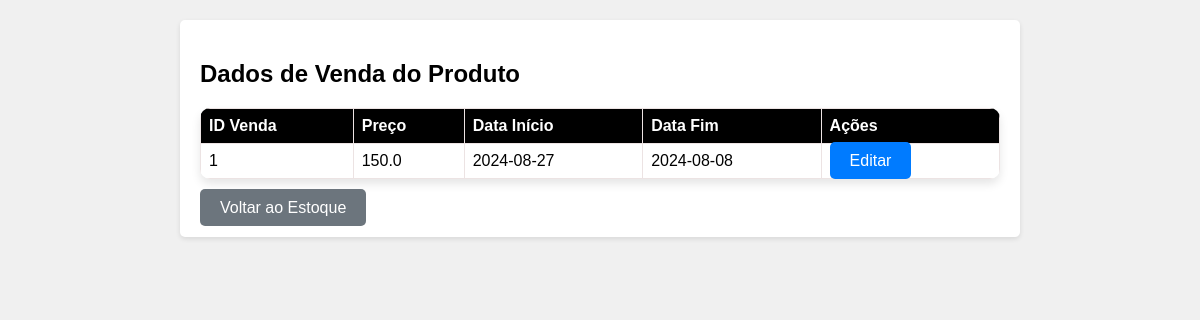
Screenshot of /estoque/4/dados_venda with the database file from the repository.
### tables this page shows
CREATE TABLE venda (
    id_venda INTEGER PRIMARY KEY AUTOINCREMENT,
    id_produto INTEGER NOT NULL,
    preco REAL NOT NULL,
    data_inicio DATE NOT NULL,
    data_fim DATE,
    FOREIGN KEY (id_produto) REFERENCES produto(id_produto)
);

### routes/routes_entidades/dados_venda.py (the view)
@dados_venda_bp.route('/estoque/<int:id>/dados_venda')
def lista_dados_venda(id):
    conn = get_db_connection()
    dados_venda = conn.execute('''
        SELECT v.*, p.nome AS nome_produto
        FROM venda v
        INNER JOIN produto p ON v.id_produto = p.id_produto
        WHERE v.id_produto = ?
    ''', (id,)).fetchall()
    conn.close()
    if not dados_venda:
        return 'Nenhum dado de venda encontrado!', 404
    return render_template('lista_dados_venda.html', dados_venda=dados_venda)

### db_utils.py (called while the page is built)
def connect_db():
    rv = sqlite3.connect(DATABASE)
    rv.row_factory = sqlite3.Row
    return rv

def get_db_connection():
    if not hasattr(g, 'sqlite_db'):
        g.sqlite_db = connect_db()
    return g.sqlite_db

def close_db_connection(error):
    if hasattr(g, 'sqlite_db'):
        g.sqlite_db.close()

### templates/lista_dados_venda.html (shortened to what this page needs)
<!DOCTYPE html>
<html lang="pt-BR">
<head>
    <link rel="stylesheet" href="/static/css/style.css">
</head>
<body>
    <div class="container">
        <h2>Dados de Venda do Produto</h2>
        <table>
            <thead>
                <tr>
                    <th>ID Venda</th>
                    <th>Preço</th>
                    <th>Data Início</th>
                    <th>Data Fim</th>
                    <th>Ações</th>
                </tr>
            </thead>
            <tbody>
                {% for venda in dados_venda %}
                <tr>
                    <td>{{ venda.id_venda }}</td>
                    <td>{{ venda.preco }}</td>
                    <td>{{ venda.data_inicio }}</td>
                    <td>{{ venda.data_fim }}</td>
                    <td>
                        <a href="{{ url_for('dados_venda.atualiza_dados_venda', id=venda.id_produto) }}" class="btn btn-primary">Editar</a>
                    </td>
                </tr>
                {% endfor %}
            </tbody>
        </table>
        <a href="{{ url_for('estoque.lista_estoque') }}" class="btn btn-secondary">Voltar ao Estoque</a>
    </div>
</body>
</html>

### static/css/style.css (style rules this page uses)
table { width: 100%; border-collapse: collapse; margin-bottom: 20px; box-shadow: 0 5px 10px rgba(0, 0, 0, 0.1); border-radius: 10px; overflow: hidden; }
th { background-color: #3498db; color: #fff; text-align: left; padding: 12px; font-weight: bold; }
tr { border-bottom: 1px solid #ddd; transition: background-color 0.3s ease; }
td { padding: 12px; text-align: left; }
.btn { border-radius: 5px; padding: 8px 12px; text-decoration: none; }
.btn-primary { background-color: #3498db; color: #fff; }
body { font-family: Arial, sans-serif; margin: 0; padding: 0; background-color: #f0f0f0; }
.container { max-width: 800px; margin: 20px auto; padding: 20px; background-color: #fff; border-radius: 5px; box-shadow: 0 2px 5px rgba(0, 0, 0, 0.1); }
.btn { padding: 10px 20px; border-radius: 5px; border: none; cursor: pointer; }
.btn-primary { background-color: #007bff; color: #fff; }
.btn-secondary { background-color: #6c757d; color: #fff; }
th, td { border: 1px solid #ece3e3; padding: 8px; text-align: left; }
th { background-color: #000000; }
.container { max-width: 800px; margin: 20px auto; padding: 20px; }

### rows the page displays
venda: id_venda "1", preco "150.0", data_inicio "2024-08-27", data_fim "2024-08-08"
